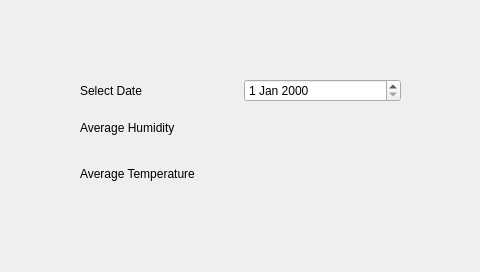
<?xml version="1.0" encoding="UTF-8"?>
<ui version="4.0">
 <class>Average</class>
 <widget class="QWidget" name="Average">
  <property name="geometry">
   <rect>
    <x>0</x>
    <y>0</y>
    <width>480</width>
    <height>272</height>
   </rect>
  </property>
  <property name="windowTitle">
   <string>AverageView</string>
  </property>
  <layout class="QGridLayout" name="gridLayout">
   <item row="0" column="1">
    <spacer name="verticalSpacer">
     <property name="orientation">
      <enum>Qt::Vertical</enum>
     </property>
     <property name="sizeHint" stdset="0">
      <size>
       <width>20</width>
       <height>58</height>
      </size>
     </property>
    </spacer>
   </item>
   <item row="1" column="0">
    <spacer name="horizontalSpacer">
     <property name="orientation">
      <enum>Qt::Horizontal</enum>
     </property>
     <property name="sizeHint" stdset="0">
      <size>
       <width>58</width>
       <height>20</height>
      </size>
     </property>
    </spacer>
   </item>
   <item row="1" column="1">
    <layout class="QVBoxLayout" name="verticalLayout_3">
     <item>
      <layout class="QHBoxLayout" name="horizontalLayout">
       <item>
        <widget class="QLabel" name="label_3">
         <property name="text">
          <string>Select Date</string>
         </property>
        </widget>
       </item>
       <item>
        <widget class="QDateEdit" name="dateEdit"/>
       </item>
      </layout>
     </item>
     <item>
      <layout class="QHBoxLayout" name="horizontalLayout_2">
       <item>
        <layout class="QVBoxLayout" name="verticalLayout_2">
         <item>
          <widget class="QLabel" name="label">
           <property name="minimumSize">
            <size>
             <width>0</width>
             <height>40</height>
            </size>
           </property>
           <property name="text">
            <string>Average Humidity</string>
           </property>
          </widget>
         </item>
         <item>
          <widget class="QLabel" name="label_2">
           <property name="minimumSize">
            <size>
             <width>0</width>
             <height>40</height>
            </size>
           </property>
           <property name="text">
            <string>Average Temperature</string>
           </property>
          </widget>
         </item>
        </layout>
       </item>
       <item>
        <layout class="QVBoxLayout" name="verticalLayout">
         <item>
          <widget class="QWidget" name="widgetHumidity" native="true">
           <property name="minimumSize">
            <size>
             <width>200</width>
             <height>40</height>
            </size>
           </property>
          </widget>
         </item>
         <item>
          <widget class="QWidget" name="widgetTemperature" native="true">
           <property name="minimumSize">
            <size>
             <width>200</width>
             <height>40</height>
            </size>
           </property>
          </widget>
         </item>
        </layout>
       </item>
      </layout>
     </item>
    </layout>
   </item>
   <item row="1" column="2">
    <spacer name="horizontalSpacer_2">
     <property name="orientation">
      <enum>Qt::Horizontal</enum>
     </property>
     <property name="sizeHint" stdset="0">
      <size>
       <width>58</width>
       <height>20</height>
      </size>
     </property>
    </spacer>
   </item>
   <item row="2" column="1">
    <spacer name="verticalSpacer_2">
     <property name="orientation">
      <enum>Qt::Vertical</enum>
     </property>
     <property name="sizeHint" stdset="0">
      <size>
       <width>20</width>
       <height>58</height>
      </size>
     </property>
    </spacer>
   </item>
  </layout>
 </widget>
 <resources/>
 <connections/>
</ui>
